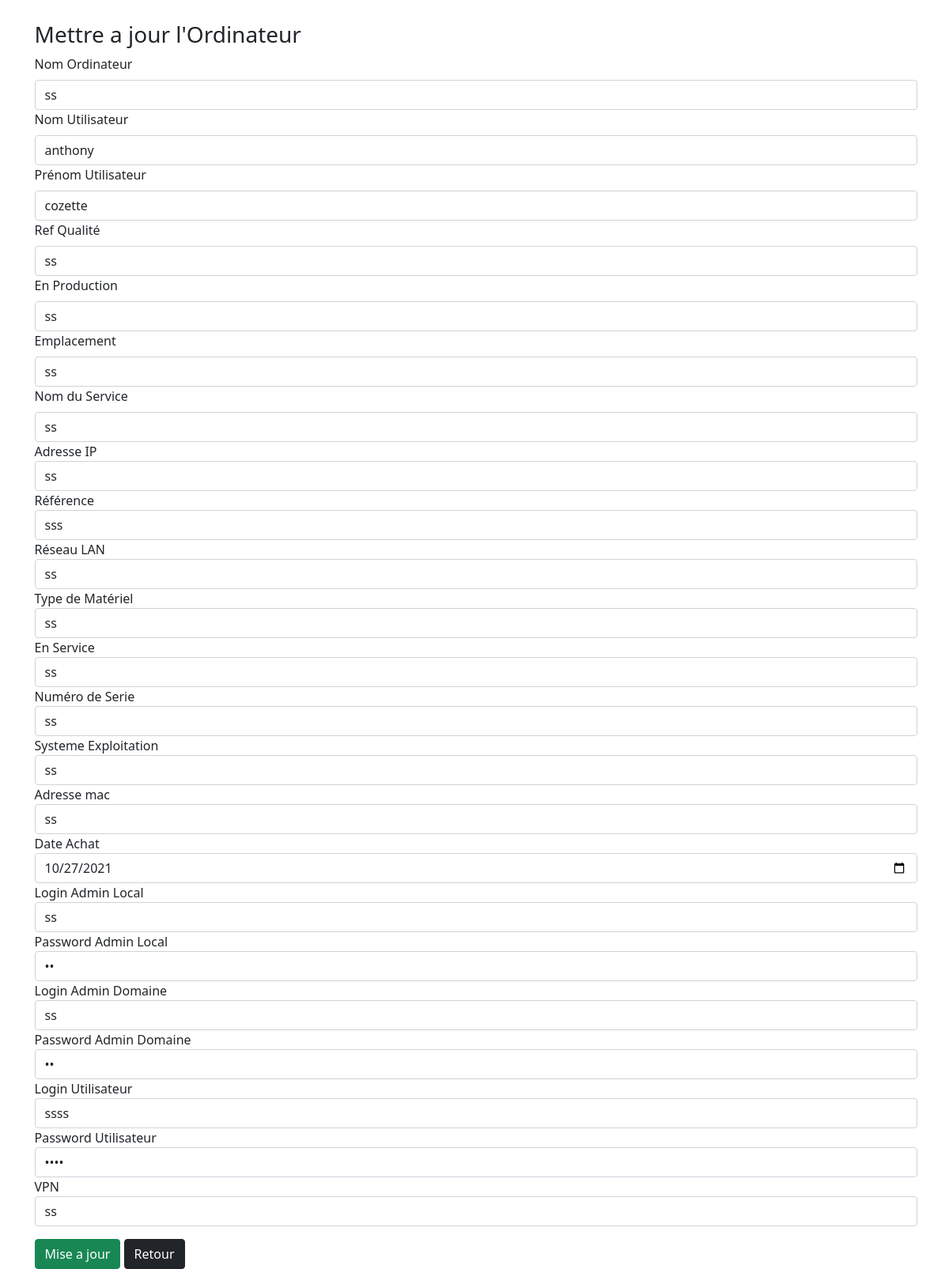
The page /crud/update.php?id=3 on the database its author committed.
### tables this page shows
CREATE TABLE IF NOT EXISTS `information_pc` (
  `ID` int(11) NOT NULL AUTO_INCREMENT,
  `nom_ordinateur` varchar(255) NOT NULL,
  `nom_utilisateur` varchar(255) NOT NULL,
  `prenom_utilisateur` varchar(255) NOT NULL,
  `ref_qualite` varchar(255) NOT NULL,
  `production` varchar(255) NOT NULL,
  `emplacement` varchar(255) NOT NULL,
  `services` varchar(255) NOT NULL,
  `adresse_ip` varchar(255) NOT NULL,
  `reference` varchar(255) NOT NULL,
  `lan_reseau` varchar(255) NOT NULL,
  `type_materiel` varchar(255) NOT NULL,
  `en_service` varchar(255) NOT NULL,
  `numero_serie` varchar(255) NOT NULL,
  `systeme_exploitation` varchar(255) NOT NULL,
  `mac_adresse` varchar(255) DEFAULT NULL,
  `date_achat` date NOT NULL,
  `login_admin_local` varchar(255) NOT NULL,
  `pwd_admin_local` varchar(255) NOT NULL,
  `login_admin_boissy` varchar(255) NOT NULL,
  `pwd_admin_boissy` varchar(255) NOT NULL,
  `user_login` varchar(255) NOT NULL,
  `user_pwd` varchar(255) NOT NULL,
  `vpn` varchar(255) NOT NULL,
  PRIMARY KEY (`ID`)
);

### crud/update.php (the view, shortened to what the rows shown need)
<?php
$id = null;
if (!empty($_GET['id'])) {
    $id = $_REQUEST['id'];
}
if ($_SERVER["REQUEST_METHOD"] == "POST" && !empty($_POST)) {
    $nnomOrdinateurError = null;
    $nomUtilisateurError = null;
    $prenomUtilisateurError = null;
    $refQualiteError = null;
    $productionlError = null;
    $emplacementError = null;
    $servicesError = null;
    $adresseIpError = null;
    $referenceError = null;
    $reseauLanError = null;
    $typeMaterielError = null;
    $enServiceError = null;
    $numeroSerieError = null;
    $systemeExploitationError = null;
    $adresseMacError = null;
    $dateAchatError = null;
    $loginAdminLocalError = null;
    $pwdAdminLocalError = null;
    $loginAdminDomaineError = null;
    $pwdAdminDomaineError = null;
    $loginUserError = null;
    $passwordUserError = null;
    $vpnError = null;
    $nomOrdinateur = $_POST['nomOrdinateur'];
    $nomUtilisateur = $_POST['nomUtilisateur'];
    $prenomUtilisateur = $_POST['prenomUtilisateur'];
    $refQualite = $_POST['refQualite'];
    $production = $_POST['enProduction'];
    $emplacement = $_POST['emplacement'];
    $services = $_POST['nomService'];
    $adresseIp = $_POST['adresseIp'];
    $reference = $_POST['reference'];
    $reseauLan = $_POST['reseauLan'];
    $typeMateriel = $_POST['typeMateriel'];
    $enService = $_POST['enService'];
    $numeroSerie = $_POST['numeroSerie'];
    $systemeExploitation = $_POST['systemeExploitation'];
    $adresseMac = $_POST['adresseMac'];
    $dateAchat = $_POST['dateAchat'];
    $loginAdminLocal = $_POST['loginAdminLocal'];
    $pwdAdminLocal = $_POST['pwdAdminLocal'];
    $loginAdminDomaine = $_POST['loginAdminDomaine'];
    $pwdAdminDomaine = $_POST['pwdAdminDomaine'];
    $loginUser = $_POST['loginUser'];
    $passwordUser = $_POST['passwordUser'];
    $vpn = $_POST['vpn'];
    $valid = true;
    if (empty($nomOrdinateur)) {
        $nomOrdinateurError = 'nom ordinateur';
        $valid = false;
    }
    if (empty($nomUtilisateur)) {
        $nomUtilisateurError = 'nom utilisateur';
        $valid = false;
    }
    if (empty($prenomUtilisateur)) {
        $prenomUtilisateurError = 'prénom utilisateur';
        $valid = false;
    }
    if (empty($refQualite)) {
        $refQualiteError = 'Reference qualité';
        $valid = true;
    }
    if (empty($production)) {
        $productionError = 'En production';
        $valid = false;
    }
    if (!isset($emplacement)) {
        $emplacementError = 'Emplacement';
        $valid = false;
    }
    if (empty($services)) {
        $servicesError = 'Nom du service';
        $valid = false;
    }
    if (empty($adresseIp)) {
        $adresseIpError = 'adresse IP';
        $valid = false;
    }
    if (empty($reference)) {
        $referenceError = 'Reference ordinateur';
        $valid = false;
    }
    if (empty($reseauLan)) {
        $reseauLanError = 'Réseau LAN';
        $valid = false;
    }
    if (empty($typeMateriel)) {
        $typeMaterielError = 'Type de matériel';
        $valid = false;
    }
    if (empty($enService)) {
        $enServiceError = 'En service';
        $valid = false;
    }
    if (empty($numeroSerie)) {
        $numeroSerieError = 'Numero de serie';
        $valid = false;
    }
    if (empty($systemeExploitation)) {
        $systemeExploitationError = 'Systeme exploitation';
        $valid = false;
    }
    if (empty($adresseMac)) {
        $adresseMacError = 'adresse mac';
        $valid = false;
    }
    if (empty($dateAchat)) {
        $dateAchatError = 'date achat';
        $valid = false;
    }
    if (empty($loginAdminLocal)) {
        $loginAdminLocalError = 'Login admin local';
        $valid = false;
    }
    if (empty($pwdAdminLocal)) {
        $pwdAdminLocalError = 'pwd admin local';
        $valid = false;
    }
    if (empty($loginAdminDomaine)) {
        $nomOrdinateurError = 'login admin domaine';
        $valid = false;
    }
    if (empty($pwdAdminDomaine)) {
        $pwdAdminDomaineError = 'pwd admin domaine';
        $valid = false;
    }
    if (empty($loginUser)) {
        $loginUserError = 'login utilisateur';
        $valid = false;
    }
    if (empty($passwordUser)) {
        $passwordUserError = 'pwd utilisateur';
        $valid = false;
    }
    if (empty($vpn)) {
        $vpnError = 'vpn';
        $valid = false;
    }
    if ($valid) {
        $pdo = Database::connect();
        $pdo->setAttribute(PDO::ATTR_ERRMODE, PDO::ERRMODE_EXCEPTION);
        $sql = "UPDATE information_pc SET nomOrdinateur = ?,nomUtilisateur = ?,prenomUtilisateur = ?,refQualite = ?, enProduction = ?, emplacement = ?, nomService = ?, adresseIp = ?, reference = ?,reseauLan = ?,typeMateriel = ?,enService = ?,numeroSerie = ?,systemeExploitation = ?,adresseMac = ?,dateAchat = ?,loginAdminLocal = ?,pwdAdminLocal = ?,loginAdminDomaine = ?,pwdAdminDomaine = ?,loginUser = ?,passwordUser = ?,vpn = ?, WHERE id = ?";
        $q = $pdo->prepare($sql);
        $q->execute(array($nomOrdinateur, $nomUtilisateur, $prenomUtilisateur, $refQualite, $production, $emplacement, $services, $adresseIp, $reference, $reseauLan, $typeMateriel, $enService, $numeroSerie, $systemeExploitation, $adresseMac, $dateAchat, $loginAdminLocal, $pwdAdminLocal, $loginAdminDomaine, $pwdAdminDomaine, $loginUser, $passwordUser, $vpn));
        Database::disconnect();
        header("Location: index.php");
    }
} else {
    $pdo = Database::connect();
    $pdo->setAttribute(PDO::ATTR_ERRMODE, PDO::ERRMODE_EXCEPTION);
    $sql = "SELECT * FROM information_pc where id = ?";
    $q = $pdo->prepare($sql);
    $q->execute(array($id));
    $data = $q->fetch(PDO::FETCH_ASSOC);
    $nomOrdinateur = $data['nom_ordinateur'];
    $nomUtilisateur = $data['nom_utilisateur'];
    $prenomUtilisateur = $data['prenom_utilisateur'];
    $refQualite = $data['ref_qualite'];
    $production = $data['production'];
    $emplacement = $data['emplacement'];
    $services = $data['services'];
    $adresseIp = $data['adresse_ip'];
    $reference = $data['reference'];
    $reseauLan = $data['lan_reseau'];
    $typeMateriel = $data['type_materiel'];
    $enService = $data['en_service'];
    $numeroSerie = $data['numero_serie'];
    $systemeExploitation = $data['systeme_exploitation'];
    $adresseMac = $data['mac_adresse'];
    $dateAchat = $data['date_achat'];
    $loginAdminLocal = $data['login_admin_local'];
    $pwdAdminLocal = $data['pwd_admin_local'];
    $loginAdminDomaine = $data['login_admin_boissy'];
    $pwdAdminDomaine = $data['pwd_admin_boissy'];
    $loginUser = $data['user_login'];
    $passwordUser = $data['user_pwd'];
    $vpn = $data['vpn'];
}
?>
<!DOCTYPE html>
<html>
<head>
    <link href="https://cdn.jsdelivr.net/npm/bootstrap@5.0.2/dist/css/bootstrap.min.css" rel="stylesheet">
    <link href="../styles/styles.css" rel="stylesheet">
</head>
<body>
    <div class="container">
        <form method="post" action="add.php">
            <div class="form-group <?php echo !empty($nomOrdinateurError) ? 'error' : ''; ?>">
                <div>
                    <input class="form-control" name="nomOrdinateur" type="text" placeholder="Nom Ordinateur" value="<?php echo !empty($nomOrdinateur) ? $nomOrdinateur : ''; ?>">
                </div>
            </div>
            <div class="form-group<?php echo !empty($nomUtilisateurError) ? 'error' : ''; ?>">
                <div>
                    <input class="form-control" type="text" name="nomUtilisateur" placeholder="Nom Utilisateur" value="<?php echo !empty($nomUtilisateur) ? $nomUtilisateur : ''; ?>">
                </div>
            </div>
            <div class="form-group<?php echo !empty($prenomUtilisateurError) ? 'error' : ''; ?>">
                <div>
                    <input class="form-control" type="text" name="prenomUtilisateur" placeholder="Prénom Utilisateur" value="<?php echo !empty($prenomUtilisateur) ? $prenomUtilisateur : ''; ?>">
                </div>
            </div>
            <div class="form-group <?php echo !empty($refQualiteError) ? 'error' : ''; ?>">
                <div>
                    <input class="form-control" name="refQualite" type="text" placeholder="Ref Qualité" value="<?php echo !empty($refQualite) ? $refQualite : ''; ?>">
                </div>
            </div>
            <div class="form-group <?php echo !empty($productionlError) ? 'error' : ''; ?>">
                <div>
                    <input class="form-control" name="enProduction" type="text" placeholder="En Production" value="<?php echo !empty($production) ? $production : ''; ?>">
                </div>
            </div>
            <div class="form-group <?php echo !empty($emplacementError) ? 'error' : ''; ?>">
                <div>
                    <input class="form-control" name="emplacement" type="text" placeholder="Emplacement" value="<?php echo !empty($emplacement) ? $emplacement : ''; ?>">
                </div>
            </div>
            <div class="form-group <?php echo !empty($servicesError) ? 'error' : ''; ?>">
                <div>
                    <input class="form-control" name="nomService" type="text" placeholder="Nom du Service" value="<?php echo !empty($services) ? $services : ''; ?>">
                </div>
            </div>
            <div class="form-group  <?php echo !empty($adresseIpError) ? 'error' : ''; ?>">
                <div>
                    <input class="form-control" name="adresseIp" type="text" placeholder="Adresse IP" value="<?php echo !empty($adresseIp) ? $adresseIp : ''; ?>">
                </div>
            </div>
            <div class="form-group  <?php echo !empty($referenceError) ? 'error' : ''; ?>">
                <div>
                    <input class="form-control" name="reference" type="text" placeholder="Référence" value="<?php echo !empty($reference) ? $reference : ''; ?>">
                </div>
            </div>
            <div class="form-group  <?php echo !empty($reseauLanError) ? 'error' : ''; ?>">
                <div>
                    <input class="form-control" name="reseauLan" type="text" placeholder="Réseau LAN" value="<?php echo !empty($reseauLan) ? $reseauLan : ''; ?>">
                </div>
            </div>
            <div class="form-group  <?php echo !empty($typeMaterielError) ? 'error' : ''; ?>">
                <div>
                    <input class="form-control" name="typeMateriel" type="text" placeholder="Type de Matériel" value="<?php echo !empty($typeMateriel) ? $typeMateriel : ''; ?>">
                </div>
            </div>
            <div class="form-group  <?php echo !empty($enServiceError) ? 'error' : ''; ?>">
                <div>
                    <input class="form-control" name="enService" type="text" placeholder="En Service" value="<?php echo !empty($enService) ? $enService : ''; ?>">
                </div>
            </div>
            <div class="form-group  <?php echo !empty($numeroSerieError) ? 'error' : ''; ?>">
                <div>
                    <input class="form-control" name="numeroSerie" type="text" placeholder="Numéro de Serie" value="<?php echo !empty($numeroSerie) ? $numeroSerie : ''; ?>">
                </div>
            </div>
            <div class="form-group  <?php echo !empty($systemeExploitationError) ? 'error' : ''; ?>">
                <div>
                    <input class="form-control" name="systemeExploitation" type="text" placeholder="Systeme Exploitation" value="<?php echo !empty($systemeExploitation) ? $systemeExploitation : ''; ?>">
                </div>
            </div>
            <div class="form-group  <?php echo !empty($adresseMacError) ? 'error' : ''; ?>">
                <div>
                    <input class="form-control" name="adresseMac" type="text" placeholder="Adresse mac" value="<?php echo !empty($adresseMac) ? $adresseMac : ''; ?>">
                </div>
            </div>
            <div class="form-group  <?php echo !empty($dateAchatError) ? 'error' : ''; ?>">
                <div>
                    <input class="form-control" name="dateAchat" type="date" placeholder="Date Achat" value="<?php echo !empty($dateAchat) ? $dateAchat : ''; ?>">
                </div>
            </div>
            <div class="form-group  <?php echo !empty($loginAdminLocalError) ? 'error' : ''; ?>">
                <div>
                    <input class="form-control" name="loginAdminLocal" type="text" placeholder="Login Admin Local" value="<?php echo !empty($loginAdminLocal) ? $loginAdminLocal : ''; ?>">
                </div>
            </div>
            <div class="form-group  <?php echo !empty($pwdAdminLocalError) ? 'error' : ''; ?>">
                <div>
                    <input class="form-control" name="pwdAdminLocal" type="password" placeholder="Password Admin Local" value="<?php echo !empty($pwdAdminLocal) ? $pwdAdminLocal : ''; ?>">
                </div>
            </div>
            <div class="form-group  <?php echo !empty($loginAdminDomaineError) ? 'error' : ''; ?>">
                <div>
                    <input class="form-control" name="loginAdminDomaine" type="text" placeholder="Login Admin Domaine" value="<?php echo !empty($loginAdminDomaine) ? $loginAdminDomaine : ''; ?>">
                </div>
            </div>
            <div class="form-group  <?php echo !empty($pwdAdminDomaineError) ? 'error' : ''; ?>">
                <div>
                    <input class="form-control" name="pwdAdminDomaine" type="password" placeholder="Password Admin Domaine" value="<?php echo !empty($pwdAdminDomaine) ? $pwdAdminDomaine : ''; ?>">
                </div>
            </div>
            <div class="form-group  <?php echo !empty($loginUserError) ? 'error' : ''; ?>">
                <div>
                    <input class="form-control" name="loginUser" type="text" placeholder="Login Utilisateur" value="<?php echo !empty($loginUser) ? $loginUser : ''; ?>">
                </div>
            </div>
            <div class="form-group  <?php echo !empty($passwordUserError) ? 'error' : ''; ?>">
                <div>
                    <input class="form-control" name="passwordUser" type="password" placeholder=Password Utilisateur" value="<?php echo !empty($passwordUser) ? $passwordUser : ''; ?>">
                </div>
            </div>
            <div class="form-group  <?php echo !empty($vpnError) ? 'error' : ''; ?>">
                <div>
                    <input class="form-control" name="vpn" type="text" placeholder="VPN" value="<?php echo !empty($vpn) ? $vpn : ''; ?>">
                </div>
            </div>
        </form>
    </div>
</body>
</html>

### rows shown on the page
information_pc: nomOrdinateur "ss", nomUtilisateur "anthony", prenomUtilisateur "cozette", refQualite "ss", enProduction "ss", emplacement "ss", nomService "ss", adresseIp "ss", reference "sss", reseauLan "ss", typeMateriel "ss", enService "ss", numeroSerie "ss", systemeExploitation "ss", adresseMac "ss", dateAchat "10/27/2021", loginAdminLocal "ss", loginAdminDomaine "ss", loginUser "ssss", vpn "ss"
